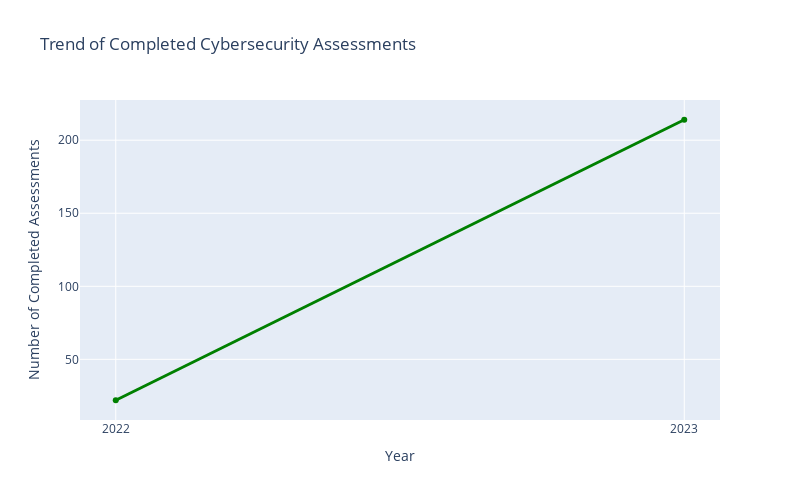

The code cell stored with this chart in its notebook:
### Markdown cell above
Line Chart

### Code cell
import plotly.graph_objects as go

fig = go.Figure()
fig.add_trace(
    go.Scatter(
        x=pivot_df['Year'].astype(str),
        y=pivot_df['Completed'],
        mode='lines+markers',
        name='Completed',
        line=dict(color='green', width=3)
    )
)

fig.update_layout(
    title="Trend of Completed Cybersecurity Assessments",
    xaxis_title="Year",
    yaxis_title="Number of Completed Assessments",
    height=500,
    width=800
)
fig.show()

### Figure 1 — Plotly figure (JSON) as saved in the notebook; plotly's stock layout.template omitted (floating-point values rounded to 4 significant figures)
{"data": [{"line": {"color": "green", "width": 3}, "mode": "lines+markers", "name": "Completed", "type": "scatter", "x": ["2022", "2023"], "y": [22, 214]}], "layout": {"height": 500, "title": {"text": "Trend of Completed Cybersecurity Assessments"}, "width": 800, "xaxis": {"title": {"text": "Year"}}, "yaxis": {"title": {"text": "Number of Completed Assessments"}}}}
